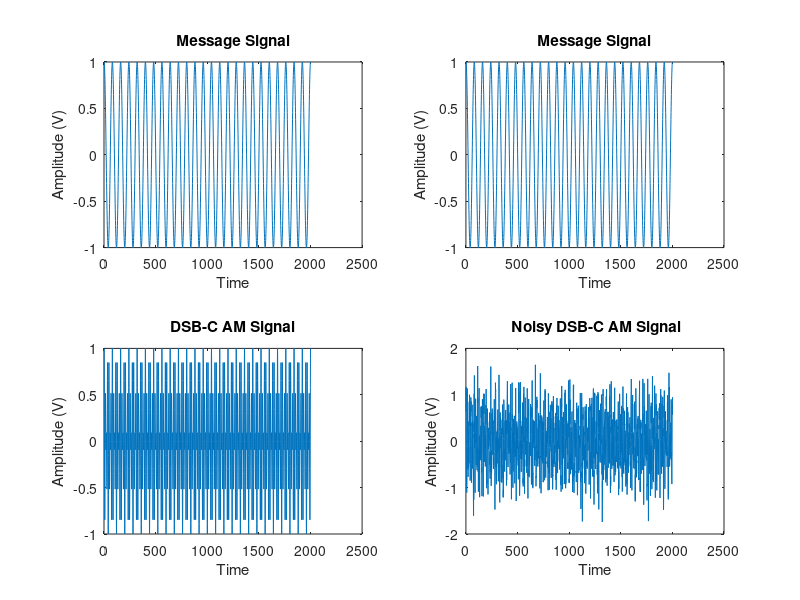

Write the MATLAB code that produced this figure. (Note: this script raises an error after producing the figure.)
clc
clear all
close all

%%Sampling frequency selection
fs=4e3;
dt=1/fs;
t=0:dt:.5;

%Meassage Signal
Am=1;
fm=50;
m_t=Am*cos(2*pi*fm*t);

%Carrier Signal
Ac=1;
fc=300;
c_t=Ac*cos(2*pi*fc*t);

%DSB-C MODULATED SIGNAL
m=0.75; 
s_t=m_t.*c_t;


%DEMODULATION OF DSB-C SIGNAL (Coherrent detection)
xx_t=s_t.*c_t;
fc = 40; 
[b,a] = butter(1,fc/(fs/2));
m1_t = filter(b,a,xx_t);

%DEMODULATION OF DSB-C SIGNAL (Envelope detection)
s1_t=s_t;
for(i=1:length(s1_t))
    if(s1_t(i)<0)
        s1_t(i)=0;
    end
end
fc = 50; 
[b,a] = butter(2,fc/(fs/2));
m11_t = filter(b,a,s1_t);


% MODULATED SIGNAL AFFECTED BY AWGN NOISE AT SNR  5 dB
sn_t=awgn(s_t,5,'measured');

%DEMODULATION OF NOISY DSB-C SIGNAL (Coherent detection)
xx1_t=sn_t.*c_t;
fc = 50; 
[b,a] = butter(1,fc/(fs/2));
m1_n_t = filter(b,a,xx1_t);


%DEMODULATION OF NOISY DSB-C SIGNAL (Envelope detection)
sn1_t=sn_t;
for(i=1:length(sn1_t))
    if(sn1_t(i)<0)
        sn1_t(i)=0;
    end
end
fc = 50; 
[b,a] = butter(2,fc/(fs/2));
m11_n_t = filter(b,a,sn1_t);


%FIGURE PLOTTING IN TIME DOMAIN
figure
subplot(2,2,1)
plot(m_t);
xlabel('Time');
ylabel('Amplitude (V)');
title('Message Signal')
subplot(2,2,2)
plot(m_t);
xlabel('Time');
ylabel('Amplitude (V)');
title('Message Signal')
subplot(2,2,3)
plot(s_t);
xlabel('Time');
ylabel('Amplitude (V)');
title('DSB-C AM Signal')
subplot(2,2,4)
plot(sn_t);
xlabel('Time');
ylabel('Amplitude (V)');
title(' Noisy DSB-C AM Signal')
suptitle('Message, Modulated signal, Noisy modulated signal (Time Domain)')

%FIGURE PLOTTING IN FREQUNECY DOMAIN for using periodogram
% figure
% subplot(2,2,1)
% plot(m_t);
% periodogram(m_t,[],length(m_t),fs,'centered')
% title('Message Signal')
% subplot(2,2,2)
% periodogram(m_t,[],length(m_t),fs,'centered')
% title('Message Signal')
% subplot(2,2,3)
% periodogram(s_t,[],length(s_t),fs,'centered')
% title('DSB-C AM Signal')
% subplot(2,2,4)
% periodogram(sn_t,[],length(sn_t),fs,'centered')
% title(' Noisy DSB-C AM Signal')
% suptitle('Message, Modulated signal, Noisy modulated signal (Frequency Domain)')
% 

%FIGURE PLOTTING IN FREQUNECY DOMAIN for using fft
figure
subplot(2,2,1)
plot(m_t);
frequency_domain(m_t,fs)
title('Message Signal')
subplot(2,2,2)
frequency_domain(m_t,fs)
title('Message Signal')
subplot(2,2,3)
frequency_domain(s_t,fs)
title('DSB-C AM Signal')
subplot(2,2,4)
frequency_domain(sn_t,fs)
title(' Noisy DSB-C AM Signal')
suptitle('Message, Modulated signal, Noisy modulated signal (Frequency Domain)')


%FIGURE PLOTTING IN TIME DOMAIN
figure
subplot(3,2,1)
plot(s_t);
xlabel('Time');
ylabel('Amplitude (V)');
title('DSB-C AM Signal')
subplot(3,2,2)
plot(sn_t);
xlabel('Time');
ylabel('Amplitude (V)');
title(' Noisy DSB-C AM Signal')
subplot(3,2,3)
plot(m11_t);
xlabel('Time');
ylabel('Amplitude (V)');
title('Demodulated Signal (Envelop det.)')
subplot(3,2,4)
plot(m11_n_t);
xlabel('Time');
ylabel('Amplitude (V)');
title('Noisy Demodulated Signal (Envelop det.)')
subplot(3,2,5)
plot(m1_t);
xlabel('Time');
ylabel('Amplitude (V)');
title('Demodulated Signal (Coherent det.)')
subplot(3,2,6)
plot(m1_n_t);
xlabel('Time');
ylabel('Amplitude (V)');
title('Noisy Demodulated Signal (Coherent det.)')
suptitle('Modulated signal, Demodulated signals (Time Domain)')




%FIGURE PLOTTING IN FREQUNECY DOMAIN
figure
subplot(3,2,1)
frequency_domain(s_t,fs)
title('DSB-C AM Signal')
subplot(3,2,2)
frequency_domain(sn_t,fs)
title(' Noisy DSB-C AM Signal')
subplot(3,2,3)
frequency_domain(m11_t,fs)
title('Demodulated Signal (Envelop det.)')
subplot(3,2,4)
frequency_domain(m11_n_t,fs)
title('Noisy Demodulated Signal (Envelop det.)')
subplot(3,2,5)
frequency_domain(m1_t,fs)
title('Demodulated Signal (Coherent det.)')
subplot(3,2,6)
frequency_domain(m1_n_t,fs)
title('Noisy Demodulated Signal (Coherent det.)')
suptitle('Modulated signal, Demodulated signals (Frequency Domain)')
